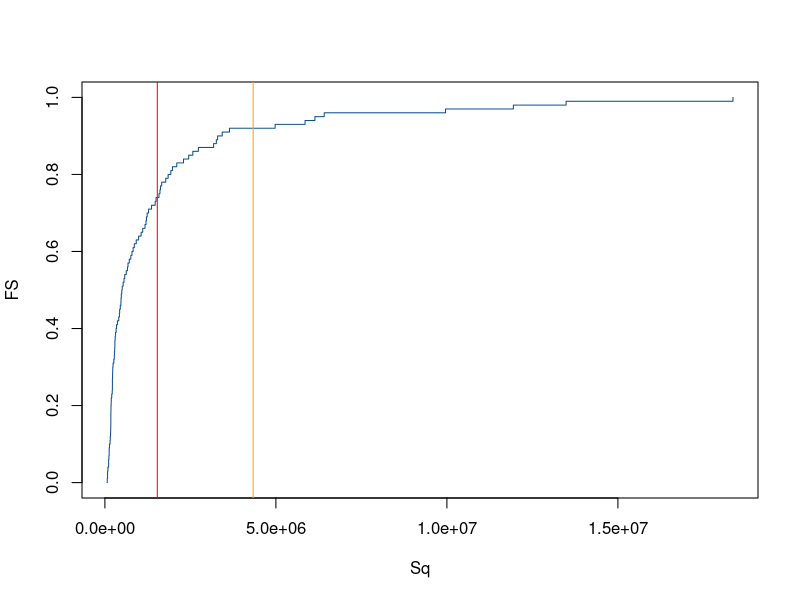
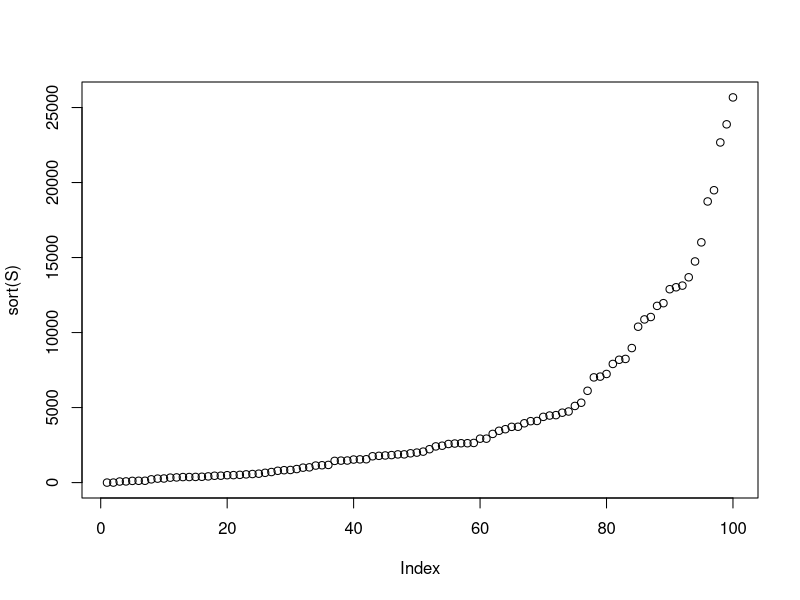
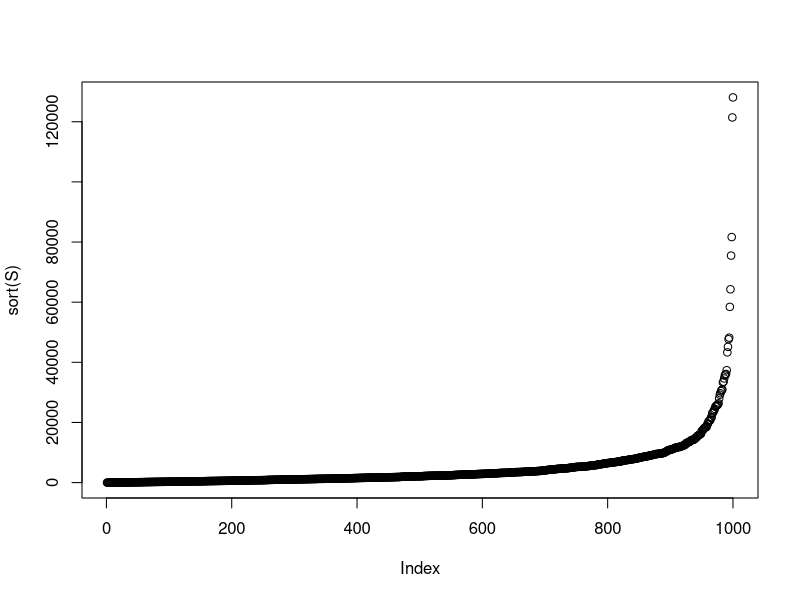
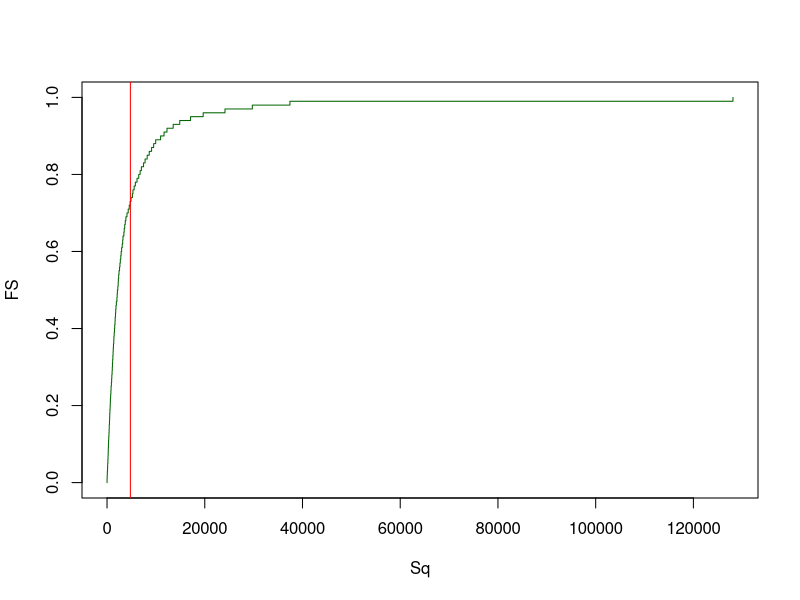
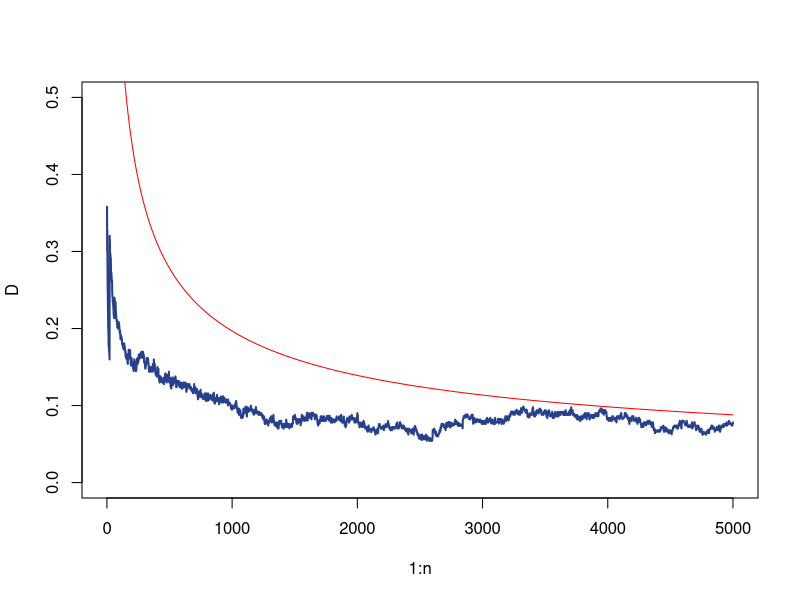
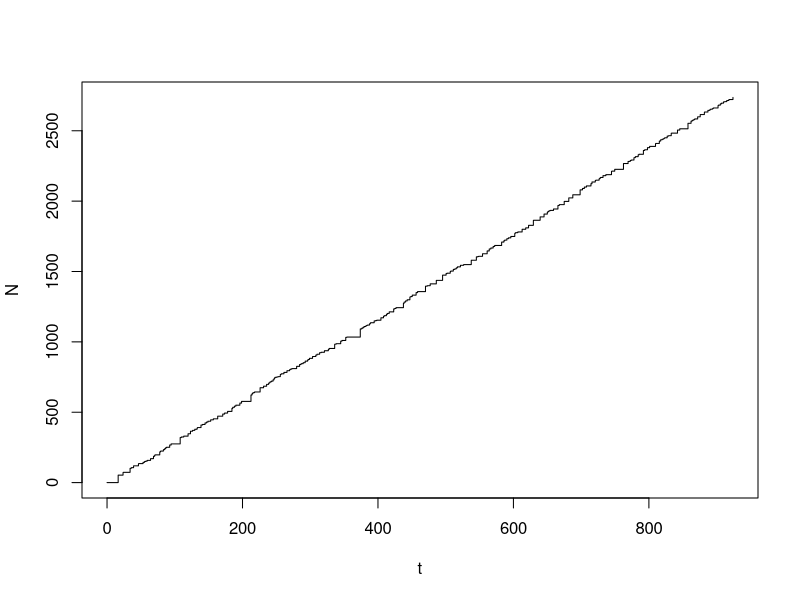
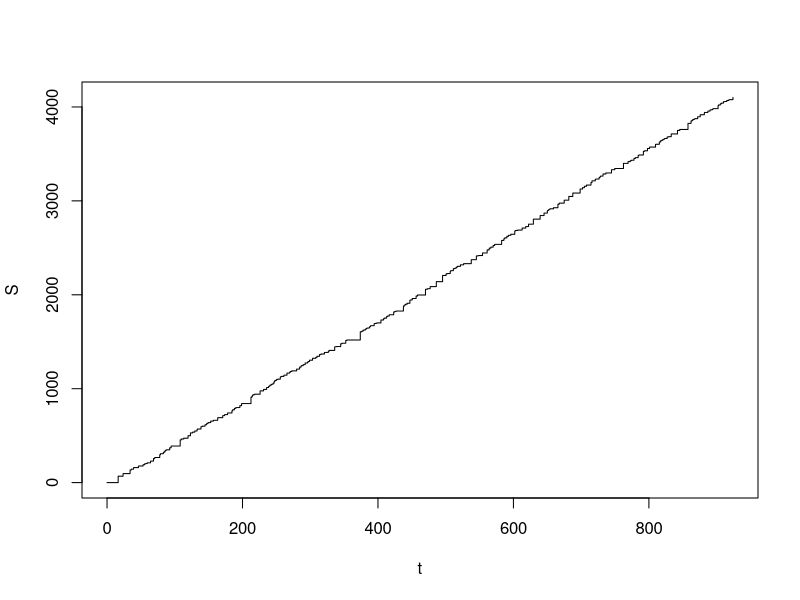

These charts were generated, in order, by the following R code:
## ---- chunk 1
m <- 100
n <- 200
u <- sample( c( 1, 2, 3, 4 ), size = n, replace = TRUE )
s <- sample( c( 1, 2, 3, 4 ), size = n, replace = TRUE )
X <- sapply( 1:n, FUN = function( i ) rlnorm( m, meanlog = u[ i ], sdlog = s[ i ] ) )
S <- sapply( 1:m, FUN = function( i ) sum( X[i,] ) )
## ---- chunk 2
FS <- seq( 0, 1, 0.01 )
Sq <- quantile( S, probs = FS )
EeS <- mean( S )
ES <- sum( sapply( 1:n, FUN = function( i ) exp( u[i] + 0.5 * s[i]^2 ) ) )
plot( Sq, FS, type = 's', col = 'dodgerblue4' )
abline( v = EeS, col = 'red' )
abline( v = ES, col = 'orange' )
## ---- chunk 3
m <- 100
n <- 1000
u <- 5
s <- 2
l <- 5
N <- rpois( n = m, lambda = l )
X <- lapply( 1:m, FUN = function( i ) rlnorm( N[i], meanlog = u, sdlog = s ) )
S <- sapply( X, FUN = function( x ) sum( x ) )
plot( sort( S ) )
## ---- chunk 4
D <- function( x, m, M ) {
  return( min( max( x - m, 0 ), M ) )
}
m <- 1000
n <- 100
u <- 5
s <- 2
l <- 5
N <- rpois( n = m, lambda = l )
X <- lapply( 1:m, FUN = function( i ) rlnorm( N[i], meanlog = u, sdlog = s ) )
DX <- lapply( X, FUN = function( x ) sapply( x, FUN = function( y ) D( y, 10, 1000 ) ) )
S <- sapply( X, FUN = function( x ) sum( x ) )
plot( sort( S ) )
## ---- chunk 5
FS <- seq( 0, 1, 0.01 )
Sq <- quantile( S, probs = FS )
ES <- mean( S )
plot( Sq, FS, type = 's', col = 'darkgreen' )
abline( v = ES, col = 'red' )
## ---- chunk 6
m <- 500
n <- 5000
u <- 4
s <- 2
X <- lapply( 1:m, FUN = function( j ) rlnorm( n, meanlog = u, sdlog = s ) )
EX <- exp( u + 0.5 * s^2 )
SDX <- sqrt( ( exp( s^2 ) - 1 ) * exp( 2 * u + s^2 ) )
S <- lapply( X, FUN = function( x ) cumsum( x ) )
ES <- sapply( 1:n, FUN = function( i ) mean( sapply( 1:m, FUN = function( j ) S[[ j ]][ i ] ) ) )
VS <- sapply( 1:n, FUN = function( i ) var( sapply( 1:m, FUN = function( j ) S[[ j ]][ i ] ) ) )
NS <- lapply( S, FUN = function( s ) ( s - ES ) / sqrt( abs( VS ) ) )
z <- seq( -4, 4, length.out = 100 )
FSn <- lapply( 1:n, FUN = function( i ) ecdf( sapply( 1:m, FUN = function( j ) NS[[ j ]][ i ] ) )( z ) )
D <- sapply( FSn, FUN = function( Fn ) max( abs( Fn - pnorm( z ) ) ) )

C <- 0.015
# C <- 1 / sqrt( 2 * pi )
rho <- exp( 3 * u + 3^2 * s^2 / 2 )
Bn <- C * rho / ( SDX^3 * sqrt( 1:n ) )

plot( 1:n, D, pch = 16, cex = 0.5, type = 'l', lwd = 2, lty = 1, ylim = c( 0, 0.5 ), col = 'royalblue4' )
points( 1:n, Bn, type = 'l', lty = 1, col = 'red' )
## ---- chunk 7
l <- 3
n <- 300
dt <- rexp( n = n, rate = 1 / l )
t <- c( 0, cumsum( dt ) )
dN <- sapply( dt, FUN = function( w ) rpois( 1, lambda = l * w ) )
N <- c( 0, cumsum( dN ) )
sh <- 3
rt <- 2
X <- lapply( dN, FUN = function( n ) rgamma( n, shape = sh, rate = rt ) )
dS <- sapply( X, FUN = function( x ) sum( x ) )
S <- c( 0, cumsum( dS ) )
plot( t, N, type = 's' )
plot( t, S, type = 's' )
